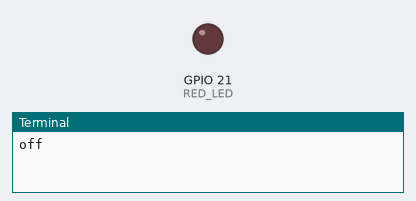
The program below on a simulated Raspberry Pi (BCM pin numbers). Shown: output pins drawn as LEDs (lit = HIGH), the last lines printed to the terminal.

Above: at 2.5 s.
At 7.5 s:
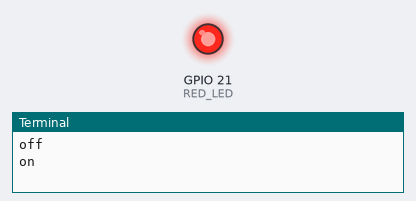
Timing chart, 0 to 13.0 s (numbered marks = the images above):
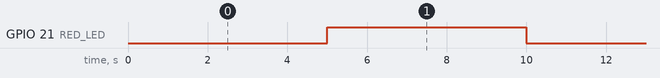

Measured:
- by itself, GPIO 21 (RED_LED): alternates HIGH for 5.0 s and LOW for 5.0 s

The program:

out.py
```python
import RPi.GPIO as GPIO
import time
GPIO.setmode(GPIO.BCM)

cnt = 0
MAIL_CHECK_FREQ = 5
RED_LED = 21
GPIO.setup(RED_LED, GPIO.OUT)
while True:
	if cnt == 0 :
		GPIO.output(RED_LED, False)
		cnt = 1
		print "off"
	else:
		GPIO.output(RED_LED, True)
		cnt = 0
		print "on"
	time.sleep(MAIL_CHECK_FREQ)
```
